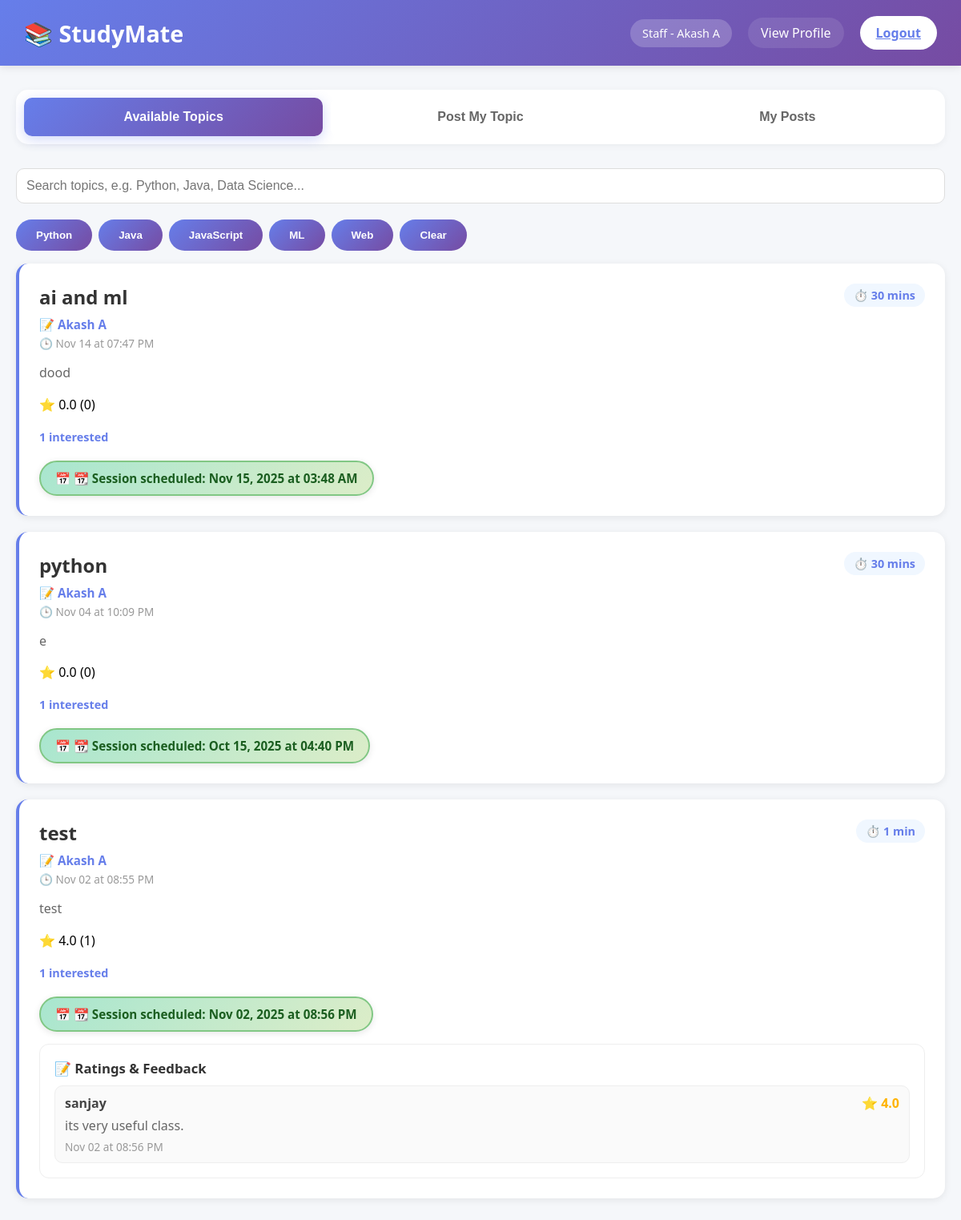
Screenshot of /home (signed in) with the database file from the repository.
### tables this page shows
CREATE TABLE users (
                id INTEGER PRIMARY KEY AUTOINCREMENT,
                username TEXT UNIQUE NOT NULL,
                password TEXT NOT NULL,
                profession TEXT NOT NULL,
                name TEXT NOT NULL,
                bio TEXT,
                avatar TEXT,
                email_verified INTEGER DEFAULT 0
            , role TEXT NOT NULL DEFAULT 'student', mobile TEXT, mobile_verified INTEGER DEFAULT 0);

CREATE TABLE topics (
                id INTEGER PRIMARY KEY AUTOINCREMENT,
                title TEXT NOT NULL,
                description TEXT NOT NULL,
                duration TEXT NOT NULL,
                created_by INTEGER NOT NULL,
                created_at TIMESTAMP DEFAULT CURRENT_TIMESTAMP,
                scheduled_datetime TEXT,
                category TEXT,
                status TEXT DEFAULT 'active',
                is_archived INTEGER DEFAULT 0,
                FOREIGN KEY (created_by) REFERENCES users(id) ON DELETE CASCADE
            );

CREATE TABLE ratings (
                id INTEGER PRIMARY KEY AUTOINCREMENT,
                user_id INTEGER NOT NULL,
                topic_id INTEGER NOT NULL,
                rating REAL NOT NULL CHECK (rating >= 0 AND rating <= 5),
                feedback TEXT,
                created_at TIMESTAMP DEFAULT CURRENT_TIMESTAMP,
                updated_at TIMESTAMP DEFAULT CURRENT_TIMESTAMP,
                FOREIGN KEY (user_id) REFERENCES users(id) ON DELETE CASCADE,
                FOREIGN KEY (topic_id) REFERENCES topics(id) ON DELETE CASCADE,
                UNIQUE(user_id, topic_id)
            );

### main.py (the view)
@app.route('/home')
def home():
    if 'user' not in session:
        return redirect(url_for('landing'))
    user = session['user']
    if user.get('is_admin'):
        return redirect(url_for('admin_home'))
    conn = sqlite3.connect(DB_NAME)
    c = conn.cursor()
    c.execute("""
        SELECT t.id, t.title, t.description, t.duration, t.created_by, t.created_at,
               t.scheduled_datetime, u.username, u.name,
               COUNT(DISTINCT w.id) as willingness_count,
               IFNULL(t.category, ''),
               ROUND(AVG(r.rating), 2) as avg_rating,
               COUNT(r.id) as ratings_count
        FROM topics t
        LEFT JOIN users u ON t.created_by = u.id
        LEFT JOIN willingness w ON t.id = w.topic_id
        LEFT JOIN ratings r ON t.id = r.topic_id
        GROUP BY t.id
        ORDER BY t.created_at DESC
    """)
    raw_topics = c.fetchall()
    topics = []
    now = datetime.now()
    for topic in raw_topics:
        topic_list = list(topic)
        original_scheduled = topic_list[6]  # Keep original for date check
        if topic_list[5]:  # created_at exists
            try:
                for fmt in ['%Y-%m-%d %H:%M:%S', '%Y-%m-%d %H:%M', '%Y-%m-%d']:
                    try:
                        dt = datetime.strptime(str(topic_list[5]), fmt)
                        topic_list[5] = dt.strftime('%b %d at %I:%M %p')
                        break
                    except ValueError:
                        continue
            except:
                topic_list[5] = str(topic_list[5])
        can_feedback = True  # Default: can give feedback if no scheduled date
        if topic_list[6]:  # scheduled_datetime exists
            try:
                for fmt in ['%Y-%m-%dT%H:%M', '%Y-%m-%d %H:%M:%S', '%Y-%m-%d %H:%M']:
                    try:
                        dt = datetime.strptime(str(topic_list[6]), fmt)
                        topic_list[6] = dt.strftime('%b %d, %Y at %I:%M %p')
                        can_feedback = now >= dt
                        break
                    except ValueError:
                        continue
            except:
                topic_list[6] = str(topic_list[6])
        if topic_list[11] is None:
            topic_list[11] = 0.0
        topic_list.append(can_feedback)
        topics.append(tuple(topic_list))
    c.execute("""
        SELECT t.id, t.title, t.description, t.duration, t.created_by, t.created_at, t.scheduled_datetime,
               COUNT(DISTINCT w.id) as willingness_count,
               IFNULL(t.category, ''),
               ROUND(AVG(r.rating), 2) as avg_rating,
               COUNT(r.id) as ratings_count
        FROM topics t
        LEFT JOIN willingness w ON t.id = w.topic_id
        LEFT JOIN ratings r ON t.id = r.topic_id
        WHERE t.created_by = ?
        GROUP BY t.id
        ORDER BY t.created_at DESC
    """, (user['id'],))
    raw_my_topics = c.fetchall()
    my_topics = []
    for topic in raw_my_topics:
        topic_list = list(topic)
        if topic_list[5]:  # created_at exists
            try:
                for fmt in ['%Y-%m-%d %H:%M:%S', '%Y-%m-%d %H:%M', '%Y-%m-%d']:
                    try:
                        dt = datetime.strptime(str(topic_list[5]), fmt)
                        topic_list[5] = dt.strftime('%b %d at %I:%M %p')
                        break
                    except ValueError:
                        continue
            except:
                topic_list[5] = str(topic_list[5])
        if topic_list[6]:
            try:
                for fmt in ['%Y-%m-%dT%H:%M', '%Y-%m-%d %H:%M:%S', '%Y-%m-%d %H:%M']:
                    try:
                        dt = datetime.strptime(str(topic_list[6]), fmt)
                        topic_list[6] = dt.strftime('%b %d, %Y at %I:%M %p')
                        break
                    except ValueError:
                        continue
            except:
                topic_list[6] = str(topic_list[6])
        if topic_list[9] is None:
            topic_list[9] = 0.0
        my_topics.append(tuple(topic_list))
    c.execute("SELECT topic_id FROM willingness WHERE user_id = ?", (user['id'],))
    my_willingness = [row[0] for row in c.fetchall()]
    willing_users = {}
    topic_ratings = {}
    for topic in my_topics:
        c.execute("""
            SELECT u.name, u.username
            FROM willingness w
            JOIN users u ON w.user_id = u.id
            WHERE w.topic_id = ?
        """, (topic[0],))
        willing_users[topic[0]] = [{'name': row[0], 'email': row[1]} for row in c.fetchall()]
        c.execute("""
            SELECT u.name, r.rating, IFNULL(r.feedback, ''), r.created_at
            FROM ratings r
            JOIN users u ON r.user_id = u.id
            WHERE r.topic_id = ?
            ORDER BY r.created_at DESC
        """, (topic[0],))
        rows = c.fetchall()
        formatted = []
        for name, rating, feedback, created_at in rows:
            ts = str(created_at) if created_at is not None else ''
            try:
                dt = None
                for fmt in ['%Y-%m-%d %H:%M:%S', '%Y-%m-%d %H:%M', '%Y-%m-%d']:
                    try:
                        from datetime import datetime as _dt
                        dt = _dt.strptime(ts, fmt)
                        break
                    except ValueError:
                        continue
                created_str = dt.strftime('%b %d at %I:%M %p') if dt else ts
            except Exception:
                created_str = ts
            formatted.append({'name': name, 'rating': rating, 'feedback': feedback, 'when': created_str})
        topic_ratings[topic[0]] = formatted
    c = None
    conn.close()
    return render_template('home.html',
                           user=user,
                           topics=topics,
                           my_topics=my_topics,
                           my_willingness=my_willingness,
                           willing_users=willing_users,
                           topic_ratings=topic_ratings)

### templates/home.html (shortened to what this page needs)
<!DOCTYPE html>
<html lang="en">
<head>
</head>
<body>
    <div class="header">
        <h2>📚 StudyMate</h2>
        <div class="user-info">
            <span class="user-badge">{{ user.profession|capitalize }} - {{ user.name }}</span>
            <a href="{{ url_for('profile.profile', username=user.username) }}" class="nav-link" style="color: white; text-decoration: none; background: rgba(255,255,255,0.1); padding: 8px 16px; border-radius: 20px;">View Profile</a>
            <a href="{{ url_for('logout') }}" class="logout-btn">Logout</a>
        </div>
    </div>
    <div class="container">
        <div class="tabs">
            <button class="tab active" onclick="switchTab('available')">Available Topics</button>
            <button class="tab" onclick="switchTab('post')">Post My Topic</button>
            <button class="tab" onclick="switchTab('myposts')">My Posts</button>
        </div>
        <div id="available" class="tab-content active">
            <div style="display:flex;flex-direction:column;gap:10px;margin-bottom:16px;">
              <input id="topicSearch" type="text" placeholder="Search topics, e.g. Python, Java, Data Science..." style="padding:12px;border-radius:10px;border:1px solid #ddd;width:100%;font-size:1rem;" oninput="filterTopics()" />
              <div style="display:flex;gap:8px;flex-wrap:wrap;">
                <button class="willing-btn" type="button" onclick="applyTag('python')">Python</button>
                <button class="willing-btn" type="button" onclick="applyTag('java')">Java</button>
                <button class="willing-btn" type="button" onclick="applyTag('javascript')">JavaScript</button>
                <button class="willing-btn" type="button" onclick="applyTag('machine-learning')">ML</button>
                <button class="willing-btn" type="button" onclick="applyTag('web')">Web</button>
                <button class="willing-btn" type="button" onclick="applyTag('')">Clear</button>
              </div>
            </div>
            {% if topics %}
                {% for topic in topics %}
                <div class="topic-card" data-title="{{ topic[1]|lower }}" data-desc="{{ topic[2]|lower }}" data-category="{{ (topic[10] or '')|lower }}">
                    <div class="topic-header">
                        <div>
                            <div class="topic-title">{{ topic[1] }}</div>
                            <div class="topic-author">📝 {{ topic[8] }}</div>
                            <div style="color: #999; font-size: 0.85em; margin-top: 4px;">🕒 {{ topic[5] }}</div>
                        </div>
                        <div>
                            <span class="topic-duration">⏱️ {{ topic[3] }}</span>
                        </div>
                    </div>
                    <div class="topic-description">{{ topic[2] }}</div>
                    <div class="rating-box">
                        <span id="avg-{{ topic[0] }}">⭐ {{ '%.1f' % topic[11] }} ({{ topic[12] }})</span>
                    </div>
                    <div class="meta-info">
                        <span class="willing-count" id="count-{{ topic[0] }}">{{ topic[9] }} interested</span>
                    </div>
                    <div style="margin-top: 10px;">
                        {% if topic[6] %}
                            <div class="session-status scheduled">
                                📅 📆 Session scheduled: {{ topic[6] }}
                            </div>
                        {% else %}
                            <div class="session-status not-scheduled">
                                ⏳ Session not yet scheduled
                            </div>
                        {% endif %}
                    </div>
                    {% if topic_ratings and topic_ratings.get(topic[0]) %}
                        <div style="margin-top: 15px; padding: 18px; background: #fff; border-radius: 12px; border: 1px solid #eee;">
                            <strong style="color: #333; font-size: 1.05em;">📝 Ratings & Feedback</strong>
                            <div style="margin-top: 10px; display: grid; gap: 10px;">
                                {% for rf in topic_ratings.get(topic[0], []) %}
                                    <div style="padding: 10px 12px; background: #fafafa; border-radius: 10px; border: 1px solid #eee;">
                                        <div style="display:flex; justify-content: space-between; align-items:center;">
                                            <span style="font-weight:700; color:#444;">{{ rf.name }}</span>
                                            <span style="color:#ffb300; font-weight:700;">⭐ {{ '%.1f' % rf.rating }}</span>
                                        </div>
                                        {% if rf.feedback %}
                                        <div style="margin-top:6px; color:#666;">{{ rf.feedback }}</div>
                                        {% endif %}
                                        <div style="margin-top:6px; color:#999; font-size:0.85em;">{{ rf.when }}</div>
                                    </div>
                                {% endfor %}
                            </div>
                        </div>
                    {% endif %}
                </div>
                {% endfor %}
            {% else %}
                <div class="empty-state">
                    <h3>📝 No topics available yet</h3>
                    <p>Be the first to post a topic!</p>
                </div>
            {% endif %}
        </div>
    </div>
</body>
</html>

### templates/home.html (style rules this page uses)
* { margin: 0; padding: 0; box-sizing: border-box; }
body { font-family: 'Segoe UI', Tahoma, Geneva, Verdana, sans-serif; background: #f5f7fa; min-height: 100vh; }
.header { background: linear-gradient(135deg, #667eea 0%, #764ba2 100%); color: white; padding: 20px 30px; display: flex; justify-content: space-between; align-items: center; box-shadow: 0 2px 10px rgba(0, 0, 0, 0.1); }
.header h2 { font-size: 1.8em; }
.user-info { display: flex; align-items: center; gap: 20px; }
.user-badge { background: rgba(255, 255, 255, 0.2); padding: 8px 15px; border-radius: 20px; font-size: 0.9em; }
.logout-btn { background: white; color: #667eea; padding: 10px 20px; border: none; border-radius: 25px; cursor: pointer; font-weight: 600; transition: all 0.3s ease; }
.container { max-width: 1200px; margin: 30px auto; padding: 0 20px; }
.tabs { display: flex; gap: 10px; margin-bottom: 30px; background: white; padding: 10px; border-radius: 15px; box-shadow: 0 2px 10px rgba(0, 0, 0, 0.05); }
.tab { flex: 1; padding: 15px; text-align: center; background: white; border: none; border-radius: 10px; cursor: pointer; font-size: 1em; font-weight: 600; color: #666; transition: all 0.3s ease; }
.tab.active { background: linear-gradient(135deg, #667eea 0%, #764ba2 100%); color: white; box-shadow: 0 4px 15px rgba(102, 126, 234, 0.3); }
.tab-content { display: none; }
.tab-content.active { display: block; animation: fadeIn 0.3s; }
.topic-card { background: white; padding: 25px; border-radius: 15px; margin-bottom: 20px; box-shadow: 0 2px 10px rgba(0, 0, 0, 0.08); transition: all 0.3s ease; border-left: 4px solid #667eea; }
.topic-header { display: flex; justify-content: space-between; align-items: start; margin-bottom: 15px; }
.topic-title { font-size: 1.5em; color: #333; font-weight: 700; }
.topic-author { color: #667eea; font-size: 0.95em; margin-top: 8px; font-weight: 600; }
.topic-description { color: #666; margin: 15px 0; line-height: 1.6; }
.topic-duration { display: inline-block; background: #f0f7ff; color: #667eea; padding: 5px 12px; border-radius: 20px; font-size: 0.9em; font-weight: 600; }
.rating-box { display: flex; align-items: center; gap: 10px; margin-top: 8px; flex-wrap: wrap; }
.willing-btn { background: linear-gradient(135deg, #667eea 0%, #764ba2 100%); color: white; border: none; padding: 12px 25px; border-radius: 25px; cursor: pointer; font-weight: 600; transition: all 0.3s ease; margin-top: 10px; }
.willing-count { margin-top: 10px; font-weight: 600; color: #667eea; }
.meta-info { display: flex; gap: 15px; margin-top: 10px; font-size: 0.9em; color: #888; align-items: center; }
.session-status { margin-top: 10px; padding: 10px 18px; border-radius: 25px; display: inline-block; font-weight: 600; font-size: 0.95em; box-shadow: 0 2px 8px rgba(0, 0, 0, 0.1); }
.scheduled { background: linear-gradient(135deg, #a8e6cf 0%, #dcedc8 100%); color: #1b5e20; border: 2px solid #81c784; }

### rows the page displays
users: profession "Staff", name "Akash A"
topics: title "ai and ml", topic "Akash A", topic "Nov 14 at 07:47 PM", duration "30 mins", description "dood", value "0.0", is_archived "0", topic "1", topic "Nov 15, 2025 at 03:48 AM"
topics: title "python", topic "Akash A", topic "Nov 04 at 10:09 PM", duration "30 mins", description "e", value "0.0", is_archived "0", topic "1", topic "Oct 15, 2025 at 04:40 PM"
topics: title "test", topic "Akash A", topic "Nov 02 at 08:55 PM", duration "1 min", description "test", value "4.0", topic "1", topic "Nov 02, 2025 at 08:56 PM"
ratings: name "sanjay", rating "4.0", feedback "its very useful class.", when "Nov 02 at 08:56 PM"
